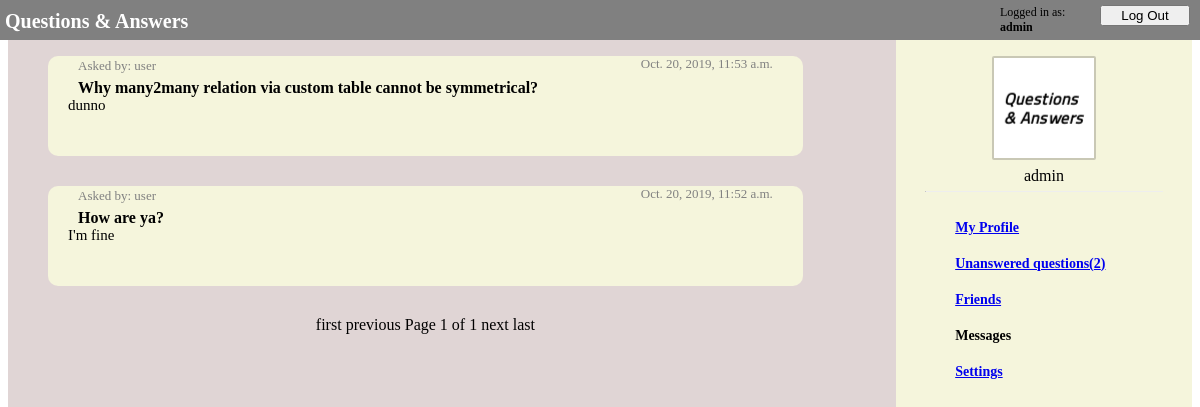
The page /ask/profile (signed in) on the database as committed earlier.
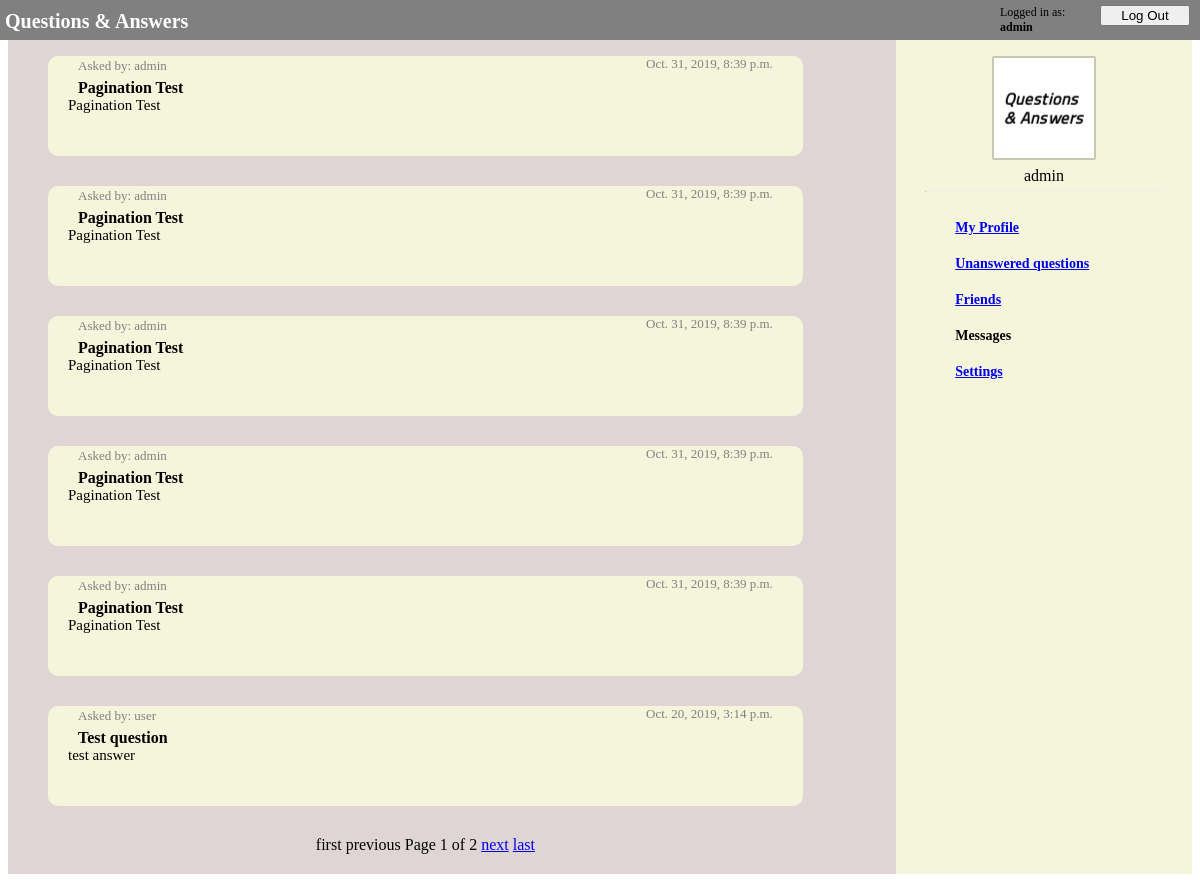
The same page on the database as committed later.
### ask/models.py (models this page shows)
class QuestionModel(models.Model):
    owner = models.ForeignKey(
        UserModel, on_delete=models.CASCADE, related_name="questions_owner")
    asked_by = models.ForeignKey(
        UserModel, on_delete=models.PROTECT, related_name="questions_asked")
    content = models.CharField(max_length=1000)
    date = models.DateTimeField(auto_now_add=True)
    answer = models.OneToOneField(
        AnswerModel, null=True, on_delete=models.CASCADE)

class UserModel(AbstractUser):
    friends = models.ManyToManyField(
        'self', through='FriendsModel', symmetrical=False)
    avatar = models.ImageField(null=True, upload_to=user_directory_path)

class AnswerModel(models.Model):
    content = models.CharField(max_length=1000)
    date = models.DateTimeField(auto_now_add=True)

### ask/views.py (the view)
# urls.py: path('profile', views.ProfileView.as_view(), name='profile'),
class ProfileView(View, QuestionsMixIn, FriendsMixIn):
    def get(self, request):
        try:
            user = UserModel.objects.get(
                pk=request.session['_auth_user_id'])
        except KeyError:
            return HttpResponseRedirect(reverse('ask:login'))
        context = self.get_context(user)
        self.add_pagination(context, request)
        return render(request, "ask/profile.html", context=context)
    @QuestionsMixIn.add_num_unanswered_to_context
    @FriendsMixIn.add_num_invites_to_context
    @AvatarMinIn.add_avatar_to_context
    def get_context(self, user):
        questions_with_answers = self.questions_with_answers(
            user)
        context = {"questions_with_answers": questions_with_answers}
        return context
    def add_pagination(self, context, request):
        paginator = Paginator(context["questions_with_answers"], 6)
        page = request.GET.get('page')
        context["questions_with_answers"] = paginator.get_page(page)

### ask/view/MixIns.py (called while the page is built)
def get_user(user_id):
    if type(user_id) == int:
        user = UserModel.objects.get(pk=user_id)
    elif type(user_id) == str:
        user = UserModel.objects.get(pk=user_id)
    else:
        user = user_id
    return user

    def questions_with_answers(self, user):
        answered_questions = QuestionModel.objects.filter(
            owner=user).exclude(answer=None).order_by('date')[::-1]
        answers = [question.answer for question in answered_questions]
        return list(zip(answered_questions, answers))

    @staticmethod
    def add_num_unanswered_to_context(func, *args, **kwargs):
        def context_with_unanswered(self, *args, **kwargs):
            context = func(self, *args, **kwargs)
            user_id = args[0]
            context["num_unanswered"] = self.get_num_unanswered(user_id)
            return context
        return context_with_unanswered

    def get_num_unanswered(self, user_id):
        user = get_user(user_id)
        unanswered_questions = self.unanswered_questions(user)
        return len(unanswered_questions)

### ask/templates/ask/profile.html (shortened to what this page needs)
{% extends "ask/navigation_bar.html" %}
{% load static %}
{%block styles %}
<link rel="stylesheet" type="text/css" href="{% static 'ask/navigation_bar.css' %}">
<link rel="stylesheet" type="text/css" href="{% static 'ask/questions.css' %}">
<link rel="stylesheet" type="text/css" href="{% static 'ask/profile.css' %}">
{% endblock styles %}
{%block content %}
<div class="questions">
    {% if questions_with_answers|length == 0 %}
    <div class="question_block">
        <p class="no_unanswered">No questions yet</p>
    </div>
    {% else %}
    {% for question, answer in questions_with_answers %}
    <div class="question_block">
        <a class="asked_by">Asked by: {{ question.asked_by.username }}</a>
        <a class="asked_date"> {{ question.date }} </a>
        <p class="question">{{ question.content }}</p>
        <p class="answer">{{ answer.content }}</p>
    </div>
    {% endfor %}
    <div class="pagination">
        {% if questions_with_answers.has_previous %}
        <a href="?page=1" class="pagination_item">first</a>
        <a href="?page={{questions_with_answers.previous_page_number }}" class="pagination_item">previous</a>
        {% else %}
        <a class="pagination_item">first</a>
        <a class="pagination_item">previous</a>
        {% endif %}
        <span class="pagination_item">
            Page {{questions_with_answers.number}} of {{questions_with_answers.paginator.num_pages}}
        </span>
        {% if questions_with_answers.has_next %}
        <a href="?page={{questions_with_answers.next_page_number}}" class="pagination_item">next</a>
        <a href="?page={{questions_with_answers.paginator.num_pages}}" class="pagination_item">last</a>
        {% else %}
        <a class="pagination_item">next</a>
        <a class="pagination_item">last</a>
        {%endif%}
    </div>
    {% endif %}
</div>
{% endblock content %}

### ask/templates/ask/navigation_bar.html (shortened to what this page needs)
{% extends "ask/login_bar.html" %}
{% load static %}
{% block nav %}
<nav>
    <div class="nav_avatar_position">
        {% if user_avatar %}
        <img src="{{ user_avatar.url }}" class="nav_avatar">
        {% else %}
        <img src="{% static 'ask/default.png' %}" class="nav_avatar">
        {% endif %}
        <p class="nav_username">{{request.session.username}}</p>
        <hr class="nav_line">
    </div>
    <a href="{% url 'ask:profile' %}">My Profile</a>
    {% if num_unanswered > 0 %}
    <a href="{% url 'ask:unanswered' %}">Unanswered questions({{num_unanswered}})</a>
    {% else %}
    <a href="{% url 'ask:unanswered' %}">Unanswered questions</a>
    {% endif %}
    {% if num_invites %}
    <a href="{% url 'ask:friends' %}">Friends({{num_invites}})</a>
    {% else %}
    <a href="{% url 'ask:friends' %}">Friends</a>
    {% endif %}
    <a>Messages</a>
    <a href="{% url 'ask:settings' %}">Settings</a>
</nav>
{% endblock nav %}

Rows that differ between the two databases and show on the page:
no longer on this page (row unchanged): QuestionModel: asked_by.username "user", date "Oct. 20, 2019, 11:53 a.m.", content "Why many2many relation via custom table cannot be symmetrical?", content "dunno"
no longer on this page (row unchanged): QuestionModel: asked_by.username "user", date "Oct. 20, 2019, 11:52 a.m.", content "How are ya?", content "I'm fine"
added QuestionModel: asked_by.username "admin", date "Oct. 31, 2019, 8:39 p.m.", content "Pagination Test"
added QuestionModel: asked_by.username "admin", date "Oct. 31, 2019, 8:39 p.m.", content "Pagination Test"
added QuestionModel: asked_by.username "admin", date "Oct. 31, 2019, 8:39 p.m.", content "Pagination Test"
added QuestionModel: asked_by.username "admin", date "Oct. 31, 2019, 8:39 p.m.", content "Pagination Test"
added QuestionModel: asked_by.username "admin", date "Oct. 31, 2019, 8:39 p.m.", content "Pagination Test"
now on this page (row edited): QuestionModel: asked_by.username "user", date "Oct. 20, 2019, 3:14 p.m.", content "Test question", content "test answer"
Other text that changed with them:
{{ questions_with_answers.paginator.num_pages }}: "1" → "2"
{{ num_unanswered }}: "2" → (not shown)
text no longer shown: "Unanswered questions( )"
text now shown: "Unanswered questions"
